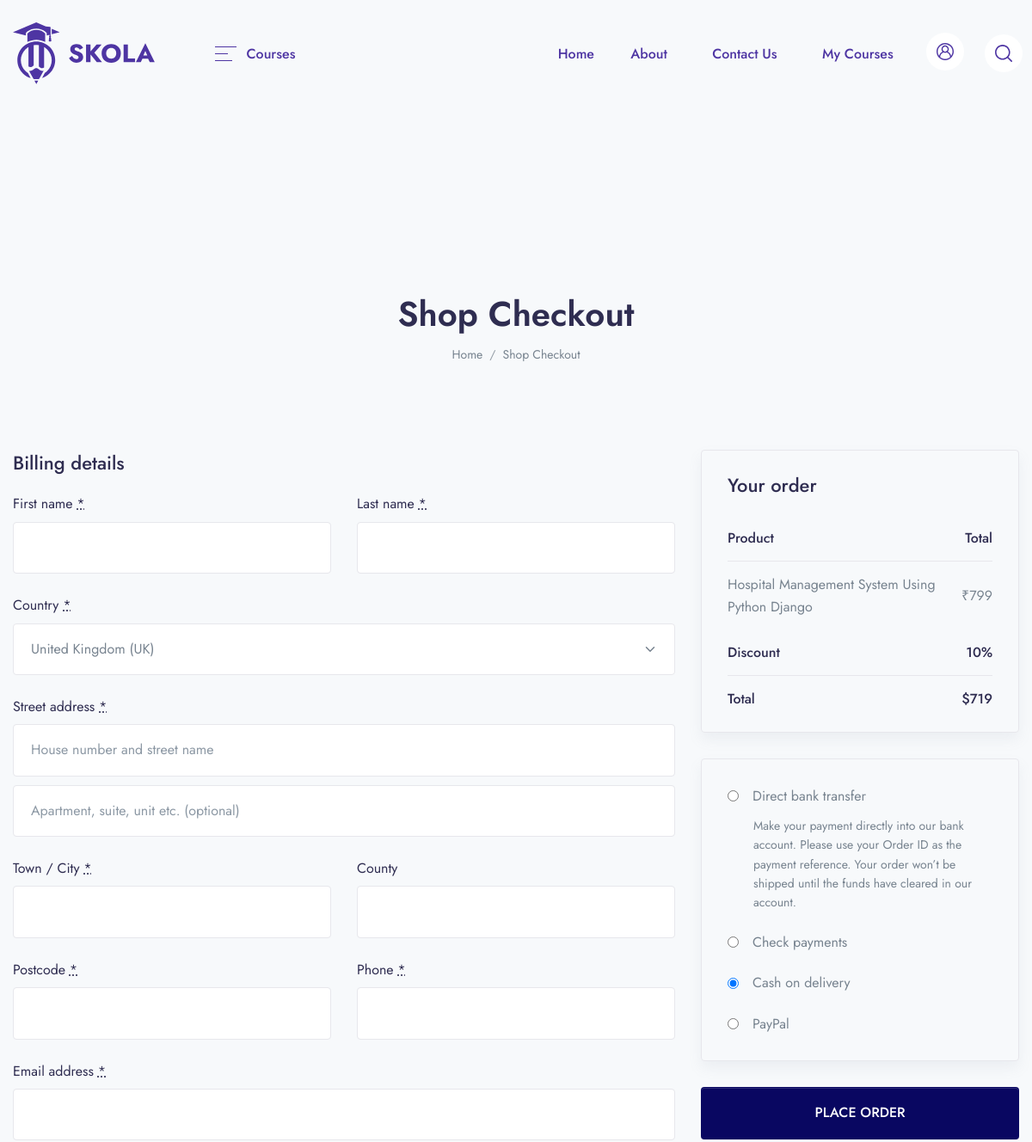
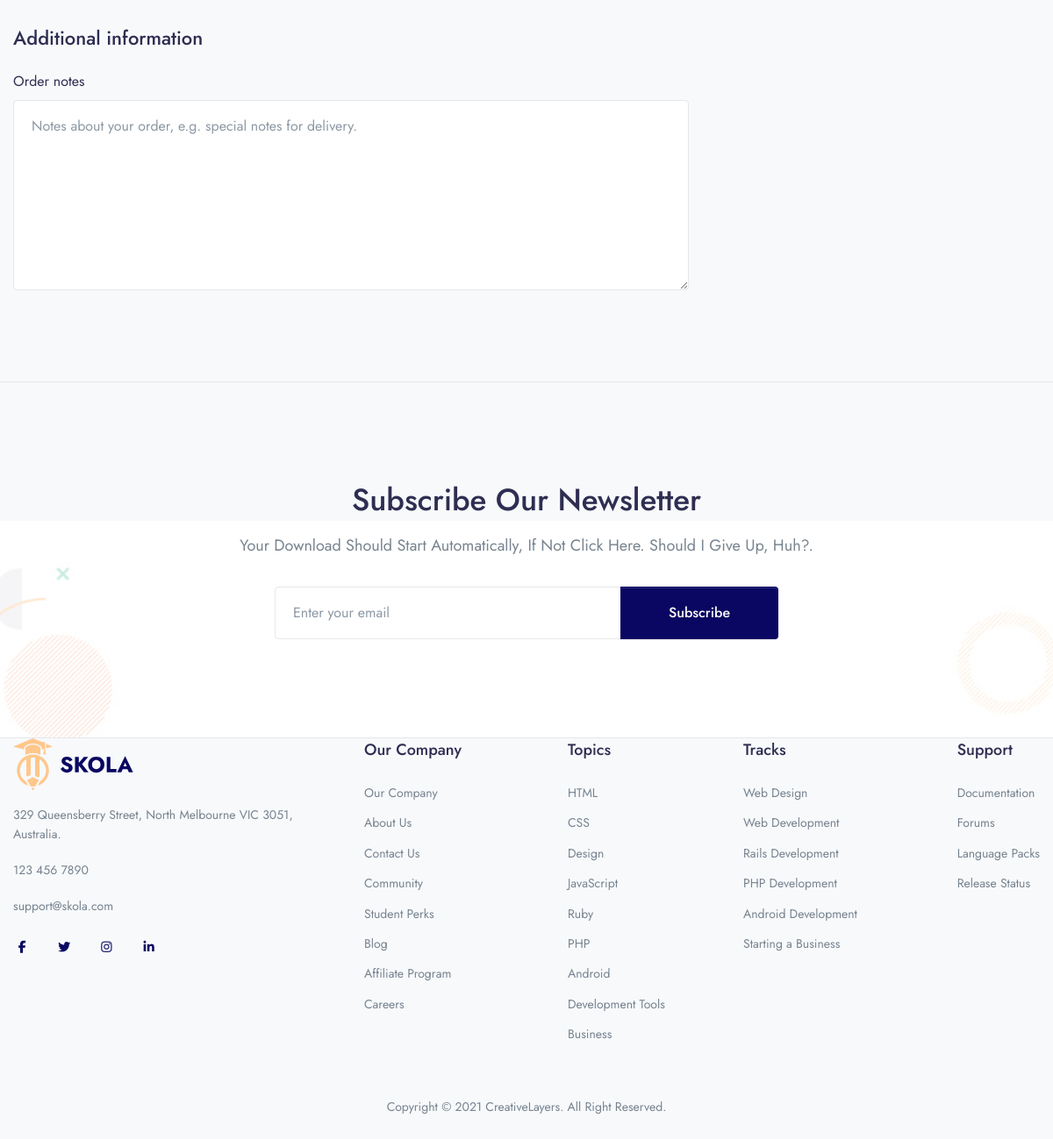
/checkout/hospital-management-system-using-python-django, run on the app's committed database (2 pictures, top to bottom).
### app/models.py (models this page shows, shortened)
class Course(models.Model):
    STATUS = (
        ('PUBLISH','PUBLISH'),
        ('DRAFT', 'DRAFT'),
    )
    featured_image = models.ImageField(upload_to="Media/featured_img",null=True)
    featured_video = models.CharField(max_length=300,null=True)
    title = models.CharField(max_length=500)
    created_at = models.DateField(auto_now_add=True)
    author = models.ForeignKey(Author,on_delete=models.CASCADE,null=True)
    category = models.ForeignKey(Categories,on_delete=models.CASCADE)
    level = models.ForeignKey(Level,on_delete=models.CASCADE,null=True)
    description = models.TextField()
    price = models.IntegerField(null=True,default=0)
    discount = models.IntegerField(null=True)
    language = models.ForeignKey(Language,on_delete=models.CASCADE, null=True)
    Deadline = models.CharField(max_length=100,null=True)
    slug = models.SlugField(default='', max_length=500, null=True, blank=True)
    status = models.CharField(choices=STATUS,max_length=100,null=True)
    Certificate = models.CharField(null=True,max_length=100)

### LMS/views.py (the view, shortened to what this page needs)
# urls.py: path('checkout/<slug:slug>', views.CHECKOUT, name='checkout'),
def CHECKOUT(request, slug):
    course = Course.objects.get(slug=slug)
    action = request.GET.get('action')
    order = None
    context = {
        'course': course,
        'order': order,
    }
    return render(request, 'checkout/checkout.html', context)

### app/templatetags/course_tags.py (called while the page is built)
@register.simple_tag
def discount_calculation(price, discount):
    if discount is None or discount is 0:
        return price
    sellprice = price
    sellprice = price - (price * discount / 100)
    return math.floor(sellprice)

### templates/checkout/checkout.html (shortened to what this page needs)
{% extends 'base.html' %}
{% load course_tags %}
{% block content %}
    <header class="py-8 py-md-10" style="background-image: none;">
        <div class="container text-center py-xl-2">
            <h1 class="display-4 fw-semi-bold mb-0">Shop Checkout</h1>
            <nav aria-label="breadcrumb">
                <ol class="breadcrumb breadcrumb-scroll justify-content-center">
                    <li class="breadcrumb-item">
                        <a class="text-gray-800" href="#">
                            Home
                        </a>
                    </li>
                    <li class="breadcrumb-item text-gray-800 active" aria-current="page">
                        Shop Checkout
                    </li>
                </ol>
            </nav>
        </div>
    </header>
    <div class="container pb-6 pb-xl-10">
        <form method="post" class="checkout woocommerce-checkout" action="?action=create_payment" >
            <div class="col2-set" id="customer_details">
                <div class="col-1">
                    <div class="woocommerce-billing-fields">
                        <h3>Billing details</h3>
                        <div class="woocommerce-billing-fields__field-wrapper">
                            <p class="form-row form-row-first validate-required woocommerce-invalid woocommerce-invalid-required-field" id="billing_first_name_field" data-priority="10">
                                <label for="billing_first_name" class="">First name <abbr class="required" title="required">*</abbr></label>
                                <input type="text" class="input-text " name="first_name" id="billing_first_name" placeholder="" value="{{user.first_name}}" autocomplete="given-name" autofocus="autofocus">
                            </p>
                            <p class="form-row form-row-last validate-required" id="billing_last_name_field" data-priority="20">
                                <label for="billing_last_name" class="">Last name <abbr class="required" title="required">*</abbr></label>
                                <input type="text" class="input-text " name="last_name" id="billing_last_name" placeholder="" value="{{user.last_name}}" autocomplete="family-name">
                            </p>
                            <p class="form-row form-row-wide address-field update_totals_on_change validate-required woocommerce-validated" id="billing_country_field" data-priority="40">
                                <label for="billing_country" class="">Country <abbr class="required" title="required">*</abbr></label>
                                <select name="country" id="billing_country" class="country_to_state country_select  select2-hidden-accessible" autocomplete="country" tabindex="-1" aria-hidden="true">
                                    <option value="GB" selected="selected">United Kingdom (UK)</option>
                                </select>
                            </p>
                            <p class="form-row form-row-wide address-field validate-required" id="billing_address_1_field" data-priority="50">
                                <label for="billing_address_1" class="">Street address <abbr class="required" title="required">*</abbr></label>
                                <input type="text" class="input-text " name="billing_address_1" id="billing_address_1" placeholder="House number and street name" value="" autocomplete="address-line1">
                            </p>
                            <p class="form-row form-row-wide address-field" id="billing_address_2_field" data-priority="60">
                                <input type="text" class="input-text " name="billing_address_2" id="billing_address_2" placeholder="Apartment, suite, unit etc. (optional)" value="" autocomplete="address-line2">
                            </p>
                            <p class="form-row form-row-wide address-field validate-required" id="billing_city_field" data-priority="70" data-o_class="form-row form-row-wide address-field validate-required">
                                <label for="billing_city" class="">Town / City <abbr class="required" title="required">*</abbr></label>
                                <input type="text" class="input-text " name="billing_city" id="billing_city" placeholder="" value="" autocomplete="address-level2">
                            </p>
                            <p class="form-row form-row-wide address-field validate-state" id="billing_state_field" data-priority="80" data-o_class="form-row form-row-wide address-field validate-state">
                                <label for="billing_state" class="">County</label>
                                <input type="text" class="input-text " value="" placeholder="" name="billing_state" id="billing_state" autocomplete="address-level1">
                            </p>
                            <p class="form-row form-row-wide address-field validate-postcode validate-required" id="billing_postcode_field" data-priority="90" data-o_class="form-row form-row-wide address-field validate-required validate-postcode">
                                <label for="billing_postcode" class="">Postcode <abbr class="required" title="required">*</abbr></label>
                                <input type="text" class="input-text " name="billing_postcode" id="billing_postcode" placeholder="" value="" autocomplete="postal-code">
                            </p>
                            <p class="form-row form-row-first validate-required validate-phone" id="billing_phone_field" data-priority="100">
                                <label for="billing_phone" class="">Phone <abbr class="required" title="required">*</abbr></label>
                                <input type="tel" class="input-text " name="billing_phone" id="billing_phone" placeholder="" value="" autocomplete="tel">
                            </p>
                            <p class="form-row form-row-last validate-required validate-email" id="billing_email_field" data-priority="110">
                                <label for="billing_email" class="">Email address <abbr class="required" title="required">*</abbr></label>
                                <input type="email" class="input-text " name="billing_email" id="billing_email" placeholder="" value="{{user.email}}" autocomplete="email">
                            </p>
                        </div>
                    </div>
                </div>
                <div class="col-2">
                    <div class="woocommerce-additional-fields">
                        <h3>Additional information</h3>
                        <div class="woocommerce-additional-fields__field-wrapper">
                            <p class="form-row notes" id="order_comments_field" data-priority=""><label for="order_comments" class="">Order notes</label><textarea name="order_comments" class="input-text " id="order_comments" placeholder="Notes about your order, e.g. special notes for delivery." rows="7" cols="5"></textarea></p>
                        </div>
                    </div>
                </div>
            </div>
            <div id="order_review" class="woocommerce-checkout-review-order">
                <div class="woocommerce-checkout-review-order-inner">
                    <h3 id="order_review_heading">Your order</h3>
                    <table class="shop_table woocommerce-checkout-review-order-table">
                        <thead>
                            <tr>
                                <th class="product-name">Product</th>
                                <th class="product-total">Total</th>
                            </tr>
                        </thead>
                        <tbody>
                            <tr class="cart_item">
                                <td class="product-name">
                                    {{course.title}}
                                </td>
                                <td class="product-total">
                                    <span class="woocommerce-Price-amount amount">
                                        <span class="woocommerce-Price-currencySymbol">₹</span>
                                       {{course.price}}
                                    </span>
                                </td>
                            </tr>
                        </tbody>
                        <tfoot>
                            <tr class="cart-subtotal">
                                <th>Discount</th>
                                <td><span class="woocommerce-Price-amount amount">{{course.discount}}<span class="woocommerce-Price-currencySymbol">%</span></span></td>
                            </tr>
                            <tr class="order-total">
                                <th>Total</th>
                                <td><strong><span class="woocommerce-Price-amount amount"><span class="woocommerce-Price-currencySymbol">$</span>{% discount_calculation course.price course.discount %}</span></strong> </td>
                            </tr>
                        </tfoot>
                    </table>
                </div>
                <div id="payment" class="woocommerce-checkout-payment">
                    <ul class="wc_payment_methods payment_methods methods">
                        <li class="wc_payment_method payment_method_bacs">
                            <input id="payment_method_bacs" type="radio" class="input-radio" name="payment_method" value="bacs" data-order_button_text="">
                            <label for="payment_method_bacs">Direct bank transfer </label>
                            <div class="payment_box payment_method_bacs" style="display: block;">
                                <p>Make your payment directly into our bank account. Please use your Order ID as the payment reference. Your order won’t be shipped until the funds have cleared in our account.</p>
                            </div>
                        </li>
                        <li class="wc_payment_method payment_method_cheque">
                            <input id="payment_method_cheque" type="radio" class="input-radio" name="payment_method" value="cheque" data-order_button_text="">
                            <label for="payment_method_cheque">Check payments </label>
                        </li>
                        <li class="wc_payment_method payment_method_cod">
                            <input id="payment_method_cod" type="radio" class="input-radio" name="payment_method" value="cod" checked="checked" data-order_button_text="">
                            <label for="payment_method_cod">Cash on delivery </label>
                        </li>
                        <li class="wc_payment_method payment_method_paypal">
                            <input id="payment_method_paypal" type="radio" class="input-radio" name="payment_method" value="paypal" data-order_button_text="Proceed to PayPal">
                            <label for="payment_method_paypal">PayPal
                            </label>
                        </li>
                    </ul>
                    <div class="form-row place-order">
                        <a href="shop-order-completed.html" class="btn btn-primary btn-block">
                            PLACE ORDER
                        </a>
                    </div>
                </div>
            </div>
        </form>
    </div>
    <section class="py-6 py-md-11 border-top border-bottom" data-jarallax data-speed=".8" style="background-image: url(assets/img/illustrations/illustration-1.jpg)">
        <div class="container text-center py-xl-4" data-aos="fade-up">
            <div class="row">
                <div class="col-xl-7 mx-auto">
                    <h1 class="text-capitalize">Subscribe our newsletter</h1>
                    <p class="text-capitalize font-size-lg mb-md-6 mb-4">Your download should start automatically, if not Click here. Should I give up, huh?.</p>
                    <div class="mx-md-8">
                        <form>
                            <div class="input-group">
                                <input type="text" class="form-control" placeholder="Enter your email" aria-label="Enter your email" aria-describedby="button-addon2">
                                <div class="input-group-append">
                                    <button class="btn btn-primary btn-sm-wide" type="button" id="button-addon2">Subscribe</button>
                                </div>
                            </div>
                        </form>
                    </div>
                </div>
            </div>
        </div>
    </section>
{% endblock %}

### templates/components/footer.html (style rules this page uses)
.container { max-width: 1400px; padding-top: 0rem; padding-bottom: 8rem; margin-left: auto; margin-right: auto; }

### data on the page
Course: title "Hospital Management System Using Python Django", price "799", discount "10", price+discount "719"
